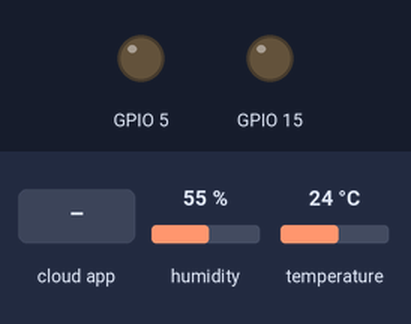
A sketch run on a simulated ESP32. On the bench: output pins drawn as LEDs (lit = HIGH). The inputs (shaded band) are chosen by the test bench; at power-on: humidity 55 %, temperature 24 °C. WiFi joins after 1.5 s; servers stay silent unless stated; the Firebase database answers and starts empty; what the sketch prints to the serial monitor is not drawn.

Above: at 2.7 s.
2.8 s: the phone or cloud app sets fan to 1
At 5.5 s:
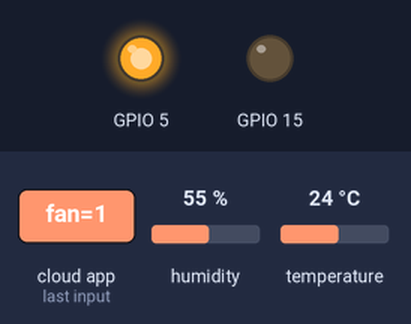
5.8 s: the phone or cloud app sets fan to 0
At 7.0 s:
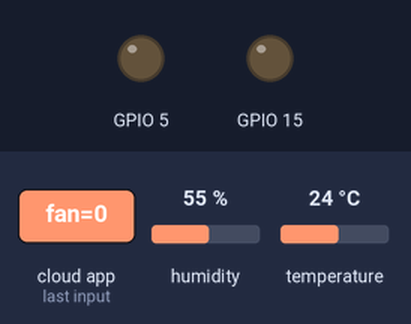
Timing chart, 0 to 8.8 s (numbered marks = the images above; inputs shaded):
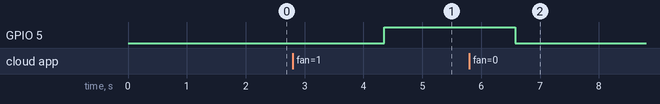

The sketch:

smart-home.ino
```cpp
#include <WiFi.h>
#include <Firebase_ESP_Client.h>
#include <DHT.h>
#include "addons/TokenHelper.h"
#include "addons/RTDBHelper.h"

#define WIFI_SSID "Damindu"
#define WIFI_PASSWORD "myhotspot"

#define API_KEY "AIzaSyAJeQwT-fGmhKQoinG9xhXfn0HCKN2sRzI"
#define DATABASE_URL "https://smart-home-2195e-default-rtdb.asia-southeast1.firebasedatabase.app/"

#define DHT_SENSOR_PIN 4
#define DHT_SENSOR_TYPE DHT11

DHT dht_sensor(DHT_SENSOR_PIN, DHT_SENSOR_TYPE);

FirebaseData fbdo;
FirebaseAuth auth;
FirebaseConfig config;

bool signupOK = false;

bool livingLight = false;
bool bathLight = false;
bool bedLight = false;
bool kitchenLight = false;
bool door = false;

void setup() {
  pinMode(15, OUTPUT);
  Serial.begin(9600);
  WiFi.begin(WIFI_SSID, WIFI_PASSWORD);
  Serial.print("Connecting to Wi-Fi");
  while (WiFi.status() != WL_CONNECTED) {
    Serial.print(".");
    delay(300);
  }
  Serial.println();

  config.api_key = API_KEY;
  config.database_url = DATABASE_URL;

  if (Firebase.signUp(&config, &auth, "", "")) {
    Serial.println("ok");
    signupOK = true;
  } else {
    Serial.printf("%s\n", config.signer.signupError.message.c_str());
  }

  config.token_status_callback = tokenStatusCallback;

  Firebase.begin(&config, &auth);
  Firebase.reconnectWiFi(true);
}

void loop() {
  float temperature = dht_sensor.readTemperature();
  float humidity = dht_sensor.readHumidity();

  if (Firebase.ready() && signupOK) {
    //Temperature and Humidity
    if(Firebase.RTDB.setInt(&fbdo, "living_room/temperature", temperature)) {
      Serial.print("Temperature: ");
      Serial.println(temperature);
    } else {
      Serial.println("Failed to read from the sensor");
      Serial.println("Reason: " + fbdo.errorReason());
    }

    if (Firebase.RTDB.setFloat(&fbdo, "living_room/humidity", humidity)) {
      Serial.print("Humidity: ");
      Serial.print(humidity);
    } else {
      Serial.println("Failed to read from the sensor");
      Serial.println("Reason: " + fbdo.errorReason());
    }

    // Living Room
    if (Firebase.RTDB.getBool(&fbdo, "living_room/light")) {
      if(fbdo.dataType() == "boolean") {
        livingLight = fbdo.boolData();
        digitalWrite(2, livingLight);
      }
    } else {
      Serial.println(fbdo.errorReason());
    }

    if (Firebase.RTDB.getBool(&fbdo, "living_room/fan")) {
      if (fbdo.dataType() == "boolean") {
        int fanSpeed = fbdo.boolData() ? 255 : 0;
        analogWrite(5, fanSpeed);
      }
    }

    // Bathroom
    if (Firebase.RTDB.getBool(&fbdo, "bath_room/light")) {
      if(fbdo.dataType() == "boolean") {
        bathLight = fbdo.boolData();
        digitalWrite(18, bathLight);
      }
    } else {
      Serial.println(fbdo.errorReason());
    }

    // Bedroom
    if (Firebase.RTDB.getBool(&fbdo, "bed_room/light")) {
      if(fbdo.dataType() == "boolean") {
        bedLight = fbdo.boolData();
        digitalWrite(19, bedLight);
      }
    } else {
      Serial.println(fbdo.errorReason());
    }

    // Kitchen
    if (Firebase.RTDB.getBool(&fbdo, "kitchen/light")) {
      if(fbdo.dataType() == "boolean") {
        kitchenLight = fbdo.boolData();
        digitalWrite(21, kitchenLight);
      }
    } else {
      Serial.println(fbdo.errorReason());
    }

    // Door
    if (Firebase.RTDB.getBool(&fbdo, "bed_room/light")) {
      if(fbdo.dataType() == "boolean") {
        door = fbdo.boolData();
        digitalWrite(22, door);
      }
    } else {
      Serial.println(fbdo.errorReason());
    }
  }

  delay(1000);
}
```

Measured:
- after the input at 2.8 s, GPIO 5: LOW → HIGH after 1.6 s
- after the input at 5.8 s, GPIO 5: HIGH → LOW after 0.77 s
